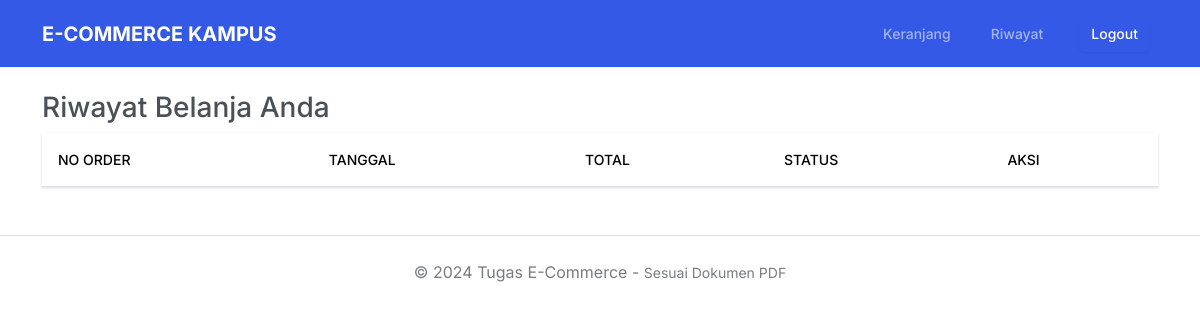
The app's page /toko_online/riwayat.php (signed in), older data.
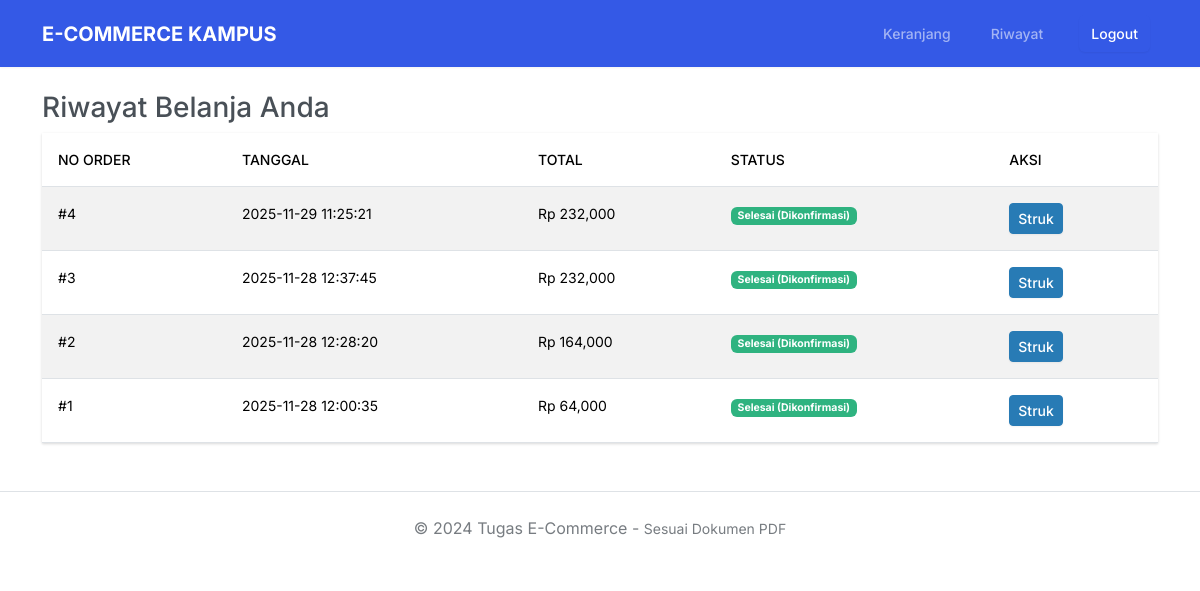
The same page, newer data.
### tables this page shows
CREATE TABLE `orders` (
  `id` int(11) NOT NULL,
  `user_id` int(11) DEFAULT NULL,
  `total_amount` decimal(10,2) NOT NULL,
  `status` enum('pending','paid','shipped','completed','cancelled') DEFAULT 'pending',
  `shipping_address` text DEFAULT NULL,
  `created_at` timestamp NOT NULL DEFAULT current_timestamp()
);

### toko_online/riwayat.php (the view, shortened to what this page needs)
<?php include 'koneksi.php'; include 'header.php';
?>
<h3>Riwayat Belanja Anda</h3>
<table class="table table-striped">
    <thead><tr><th>No Order</th><th>Tanggal</th><th>Total</th><th>Status</th><th>Aksi</th></tr></thead>
    <tbody>
        <?php
        $id = $_SESSION['user_id'];
        $query = mysqli_query($conn, "SELECT * FROM orders WHERE user_id='$id' ORDER BY created_at DESC");
        while ($o = mysqli_fetch_assoc($query)) {
            $status_display = ucfirst($o['status']);
            $status_color = 'secondary';
            switch ($o['status']) {
                case 'completed':
                    $status_color = 'success';
                    $status_display = 'Selesai (Dikonfirmasi)';
                    break;
            }
            echo "<tr>
                <td>#{$o['id']}</td>
                <td>{$o['created_at']}</td>
                <td>Rp ".number_format($o['total_amount'])."</td>
                <td><span class='badge bg-{$status_color}'>{$status_display}</span></td>
                <td>";
            echo "<a href='struk_order.php?id={$o['id']}' class='btn btn-sm btn-info text-white me-2'>Struk</a>";
            echo "</td></tr>";
        }
        ?>
    </tbody>
</table>
<?php include 'footer.php'; ?>

Row changes from the older to the newer data that the page shows:
added orders: id "4", created_at "2025-11-29 11:25:21", total_amount "232,000", status "Selesai (Dikonfirmasi)"
added orders: id "3", created_at "2025-11-28 12:37:45", total_amount "232,000", status "Selesai (Dikonfirmasi)"
added orders: id "2", created_at "2025-11-28 12:28:20", total_amount "164,000", status "Selesai (Dikonfirmasi)"
added orders: id "1", created_at "2025-11-28 12:00:35", total_amount "64,000", status "Selesai (Dikonfirmasi)"
